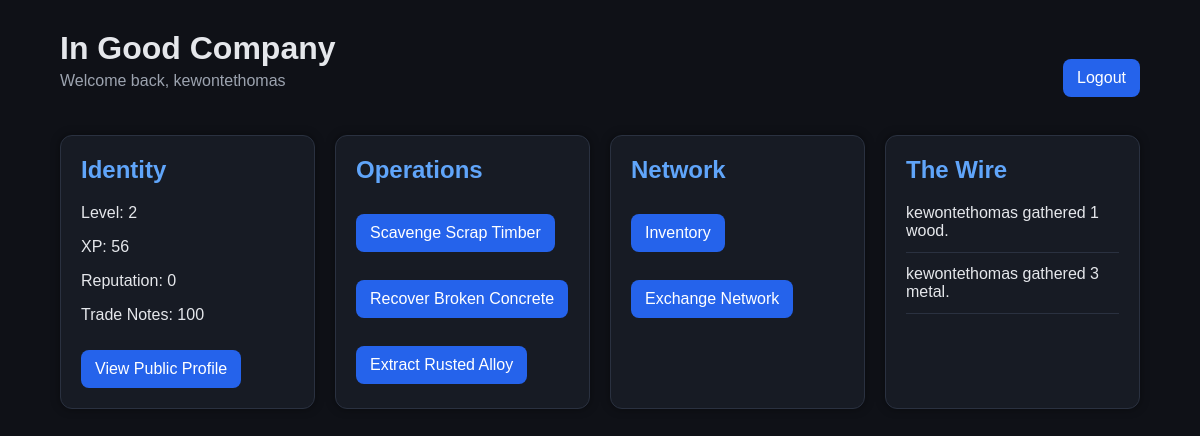
Page /dashboard (signed in) on the earlier database version.
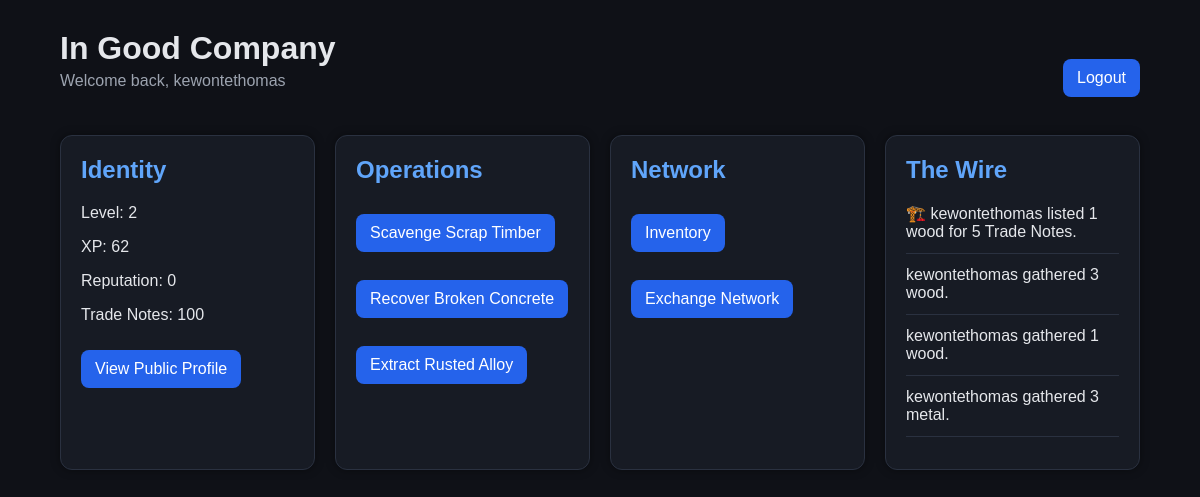
Same page on the later database version.
### models/user.py (models this page shows)
class User(UserMixin, db.Model):
    id = db.Column(db.Integer, primary_key=True)
    username = db.Column(db.String(80), unique=True, nullable=False)
    password_hash = db.Column(db.String(255), nullable=False)
    coins = db.Column(db.Integer, default=100)
    xp = db.Column(db.Integer, default=0)
    level = db.Column(db.Integer, default=1)
    reputation = db.Column(db.Integer, default=0)
    last_gather_time = db.Column(db.DateTime, nullable=True)

### models/world_event.py (models this page shows)
class WorldEvent(db.Model):
    id = db.Column(db.Integer, primary_key=True)
    message = db.Column(
        db.String(255),
        nullable=False
    )
    created_at = db.Column(
        db.DateTime,
        server_default=db.func.now()
    )

### app.py (the view)
@app.route("/dashboard")
@login_required
def dashboard():
    events = WorldEvent.query.order_by(
        WorldEvent.created_at.desc()
    ).limit(8).all()
    return render_template(
        "dashboard.html",
        user=current_user,
        events=events
    )

### app.py (called while the page is built)
@login_manager.user_loader
def load_user(user_id):
    return User.query.get(int(user_id))

### templates/dashboard.html (shortened to what this page needs)
<!DOCTYPE html>
<html>
<head>
    <link rel="stylesheet" href="/static/style.css">
</head>
<body>
<div class="container">
    <div class="top-bar">
        <div>
            <div class="title">
                In Good Company
            </div>
            <div class="subtitle">
                Welcome back, {{ user.username }}
            </div>
        </div>
        <div>
            <a class="button" href="/logout">
                Logout
            </a>
        </div>
    </div>
    <div class="grid">
        <div class="card">
            <h2>Identity</h2>
            <p>Level: {{ user.level }}</p>
            <p>XP: {{ user.xp }}</p>
            <p>Reputation: {{ user.reputation }}</p>
            <p>Trade Notes: {{ user.coins }}</p>
            <a class="button" href="/player/{{ user.username }}">
                View Public Profile
            </a>
        </div>
        <div class="card">
            <h2>Operations</h2>
            <a class="button" href="/gather/wood">
                Scavenge Scrap Timber
            </a>
            <br><br>
            <a class="button" href="/gather/stone">
                Recover Broken Concrete
            </a>
            <br><br>
            <a class="button" href="/gather/metal">
                Extract Rusted Alloy
            </a>
        </div>
        <div class="card">
            <h2>Network</h2>
            <a class="button" href="/inventory">
                Inventory
            </a>
            <br><br>
            <a class="button" href="/market">
                Exchange Network
            </a>
        </div>
        <div class="card">
            <h2>The Wire</h2>
            {% for event in events %}
                <div class="feed-item">
                    {{ event.message }}
                </div>
            {% endfor %}
        </div>
    </div>
</div>
</body>
</html>

Differences in the rows shown:
changed User "kewontethomas": xp "56" → "62"
added WorldEvent: message "🏗️ kewontethomas listed 1 wood for 5 Trade Notes."
added WorldEvent: message "kewontethomas gathered 3 wood."
